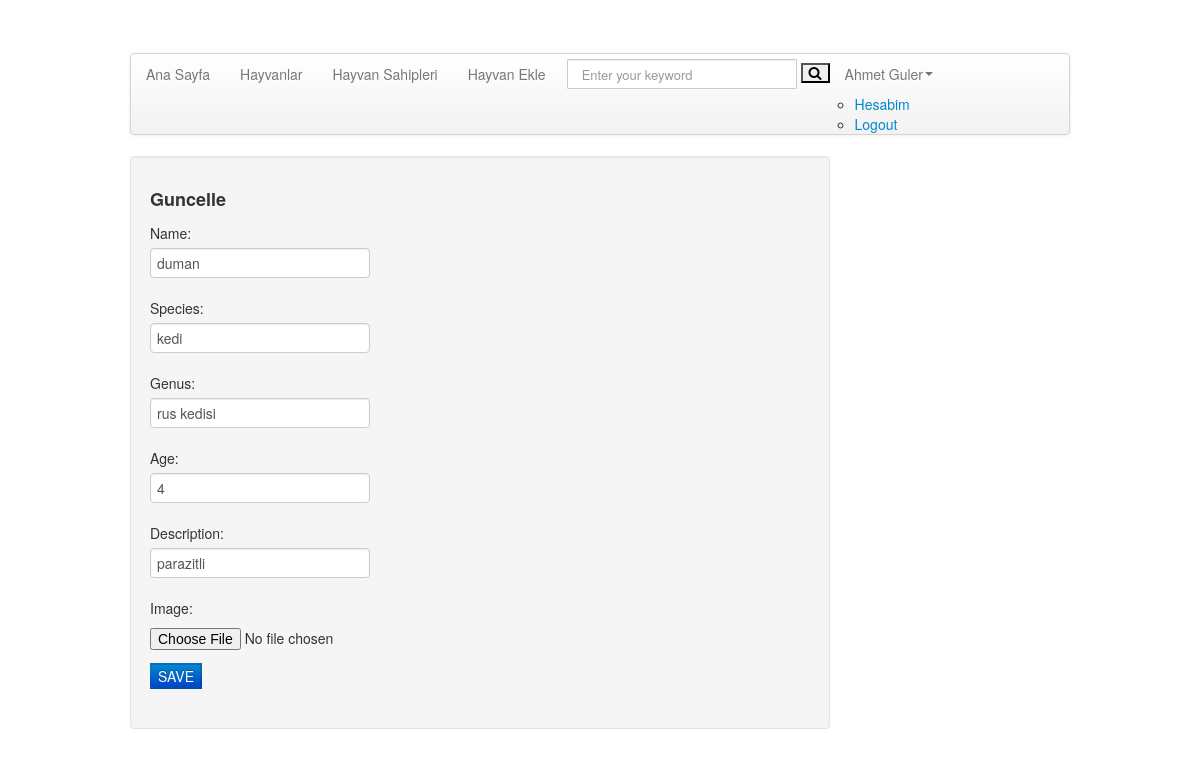
The app's page /update_animal/1ydxr0aqf66fz5neaa9u/ (signed in) with its own data.
### user/models.py (models this page shows)
class User(AbstractBaseUser, PermissionsMixin):
    id = models.CharField(max_length=ID_LENGTH, primary_key=True, default=id_gen, editable=False)
    first_name = models.CharField(max_length=50)
    last_name = models.CharField(max_length=50)
    email = models.EmailField(max_length=250, unique=True)
    username = models.CharField(max_length=30, unique=True)
    phone = models.CharField(max_length=15)
    registrationDate = models.DateTimeField(auto_now_add=True)
    is_active = models.BooleanField(default=True)
    is_staff = models.BooleanField(default=False)
    is_superuser = models.BooleanField(default=False)
    date_joined = models.DateTimeField(default=timezone.now)
    profile_image = models.ImageField(blank=True, null=True, upload_to=get_profile_image_path)
    adress = models.CharField(max_length=150, blank=True)
    objects = UserManager()
    USERNAME_FIELD = 'username'
    REQUIRED_FIELDS = ['email',]

### home/models.py (models this page shows, shortened)
class Animal(models.Model):
    id = models.CharField(max_length=ID_LENGTH, primary_key=True, default=id_gen, editable=False)
    name = models.CharField(max_length=50)
    species = models.CharField(max_length=30)
    genus = models.CharField(max_length=30)
    age = models.IntegerField()
    description = models.TextField(blank=True)
    image = models.ImageField(blank=True, upload_to=get_animal_image_path)
    owner = models.ForeignKey(User, on_delete=models.CASCADE, related_name='owner')

### home/views.py (the view)
# urls.py: path('update_animal/<id>/',views.update_animal, name='update_animal'),
@login_required(login_url='/login')
def update_animal(request, id):
    url = request.META.get('HTTP_REFERER')
    animal = Animal.objects.get(id=id)
    current_user = request.user
    owner_animal = User.objects.get(id=animal.owner.id)
    if request.method == 'POST':
        form = AnimalForm(request.POST, request.FILES, instance=animal)
        if form.is_valid():
           if current_user.is_superuser or current_user == owner_animal:
               form.save()
               messages.success(request, 'Guncelleme Basarili')
               return HttpResponseRedirect(url)
           else:
               messages.error(request, 'Bu isleme yapma yetkiniz yok' +str(form.errors))
               return HttpResponseRedirect(url)
        else:
            messages.success(request, 'animal Form Error: ' + str(form.errors))
            return HttpResponseRedirect('/update_animal/' + str(id))
    else:
        form = AnimalForm(instance=animal)
        context = {
            'form': form,
        }
        return render(request, 'update_animal.html', context)

### home/forms.py
class AnimalForm(forms.ModelForm):
    class Meta:
        model = Animal
        fields = ['name','species','genus','age','description', 'image',]
        widgets = {
            'name': TextInput(attrs={'class': 'input', 'placeholder': 'isim'}),
            'species': TextInput(attrs={'class': 'input', 'placeholder': 'tür'}),
            'genus': TextInput(attrs={'class': 'input', 'placeholder': 'cins'}),
            'age': TextInput(attrs={'class': 'input', 'placeholder': 'yaş'}),
            'description': TextInput(attrs={'class': 'input', 'placeholder': 'açıklama'}),
            'image': FileInput(attrs={'class': 'input', 'placeholder': 'resim', }),
        }

### home/templates/update_animal.html (shortened to what this page needs)
{% extends 'homebase.html' %}
{% block content %}
<div class="span9">
    <div class="well">
        <div class="section-title">
            <h3 class="title">Guncelle</h3>
        </div>
        <form method="POST" enctype="multipart/form-data">
            <fieldset class="form-group">
                {{ form.as_p }}
            </fieldset>
            <div class="form-group">
                <button class="btn-primary" type="submit">SAVE</button>
            </div>
        </form>
    </div>
</div>
{% endblock %}

### home/templates/header.html (shortened to what this page needs)
{% load static %}
<div class="container">
    <header id="header">
    </header>
    <div class="navbar">
        <div class="navbar-inner">
            <div class="container">
                <div class="nav-collapse">
                    <ul class="nav">
                        <li class=""><a href="/AnaSayfa/">Ana Sayfa</a></li>
                        <li class=""><a href="/animals/">Hayvanlar</a></li>
                        <li class=""><a href="/users/">Hayvan Sahipleri</a></li>
                        <li class=""><a href="/add_animal/">Hayvan Ekle</a></li>
                    </ul>
                    <form action="/search/" class="navbar-search pull-left" method="post">
                        <input id="query" name="query" class="search-query span2" type="text"
                               placeholder="Enter your keyword">
                        <button class="icon-search"></button>
                    </form>
                    <ul class="nav pull-left">
                        <li class="dropdown">
                            {% if user.id is not None %}
                            <a data-toggle="dropdown" class="dropdown-toggle" href="#">{{ user.first_name }} {{ user.last_name }}<b
                                    class="caret"></b></a>
                            {% else %}
                            <a href="/login">Log In<a href="/signup">Sign Up</a> </a>
                            {% endif %}
                            <ul class="dropdown">
                                <li><a href="/user">Hesabim</a></li>
                                <li><a href="/logout">Logout</a></li>
                            </ul>
                        </li>
                    </ul>
                </div>
            </div>
        </div>
    </div>
</div>

### home/static/style.css (style rules this page uses)
body { background:url(img/white_leather.png) repeat 0 0; }
#header { padding:8px 0 8px; }
#header { padding-top:44px; }
h3 { font-size: 18px;line-height: 1.5em; }
.navbar-inner { padding-left: 0;padding-right: 0; }
.navbar .nav , .marginLess { margin:0 }
.navbar-search .search-query { padding: 4px 14px;-moz-border-radius: 1px;-webkit-border-radius: 1px;border-radius: 1px;line-height: 1.5em; min-width: 200px; }
.navbar-search { margin-left:6px; }

### records on screen
User: first_name "Ahmet", last_name "Guler"
Animal: name "duman", species "kedi", genus "rus kedisi", age "4", description "parazitli"
